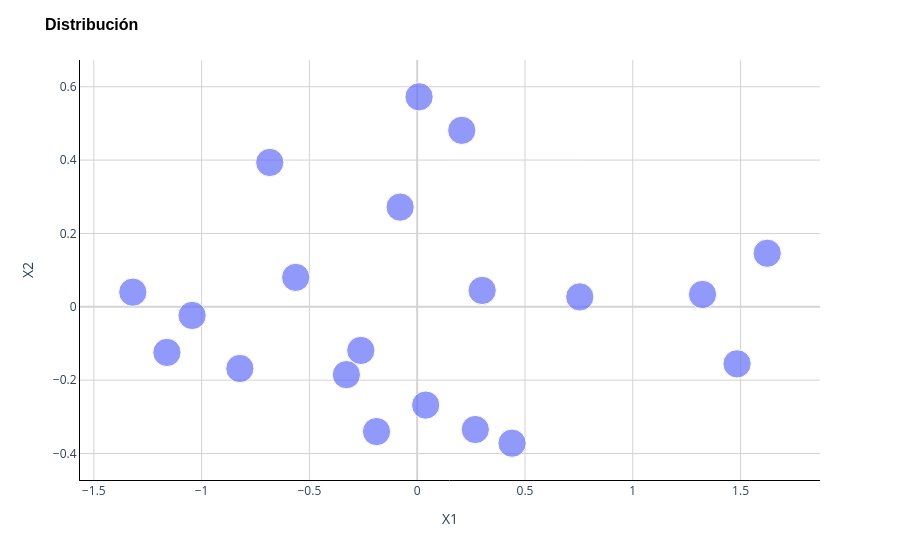

The notebook cell saved with this chart:
### Code cell
# Existing scatter plot
figure = px.scatter(
    x=pca.iloc[:, 0],
    y=pca.iloc[:, 1],
    size=[1] * sample.shape[0]
)

# # Add another scatter plot with cross markers
# figure.add_scatter(
#     x=eigenvectors[:, 0],
#     y=eigenvectors[:, 1],
#     mode='markers',
#     marker=dict(size=25, color='black'),
#     name='Autovectores'
# )

# Update layout
figure.update_layout(
    title='Distribución',
    title_font=dict(size=16, family='Arial', color='black', weight='bold'),
    xaxis_title='X1',
    yaxis_title='X2',
    plot_bgcolor='white',
    yaxis=dict(showgrid=True, gridcolor='LightGray', showline=True, linecolor='Black', zeroline=True, zerolinecolor='LightGray'),
    xaxis=dict(showgrid=True, gridcolor='LightGray', showline=True, linecolor='Black', zeroline=True, zerolinecolor='LightGray'),
)

figure.show()

### Figure 1 — Plotly figure (JSON) as saved in the notebook; plotly's stock layout.template omitted (floating-point values rounded to 4 significant figures)
{"data": [{"hovertemplate": "x=%{x}<br>y=%{y}<br>size=%{marker.size}<extra></extra>", "legendgroup": "", "marker": {"color": "#636efa", "size": [1, 1, 1, 1, 1, 1, 1, 1, 1, 1, 1, 1, 1, 1, 1, 1, 1, 1, 1, 1], "sizemode": "area", "sizeref": 0.0025, "symbol": "circle"}, "mode": "markers", "name": "", "orientation": "v", "showlegend": false, "type": "scatter", "x": [-0.3284, -1.161, 1.624, 1.484, 0.2696, -1.044, -0.8226, 0.7542, -0.0791, -0.6838, -0.2615, 0.00876, 1.324, 0.2069, -1.319, 0.3015, -0.5635, -0.1886, 0.4401, 0.03945], "xaxis": "x", "y": [-0.185, -0.1245, 0.146, -0.1555, -0.3346, -0.02357, -0.1682, 0.02702, 0.2718, 0.3934, -0.119, 0.5725, 0.0337, 0.4811, 0.03992, 0.0446, 0.08021, -0.3401, -0.3718, -0.268], "yaxis": "y"}], "layout": {"legend": {"itemsizing": "constant", "tracegroupgap": 0}, "margin": {"t": 60}, "plot_bgcolor": "white", "title": {"font": {"color": "black", "family": "Arial", "size": 16, "weight": "bold"}, "text": "Distribución"}, "xaxis": {"anchor": "y", "domain": [0, 1], "gridcolor": "LightGray", "linecolor": "Black", "showgrid": true, "showline": true, "title": {"text": "X1"}, "zeroline": true, "zerolinecolor": "LightGray"}, "yaxis": {"anchor": "x", "domain": [0, 1], "gridcolor": "LightGray", "linecolor": "Black", "showgrid": true, "showline": true, "title": {"text": "X2"}, "zeroline": true, "zerolinecolor": "LightGray"}}}
